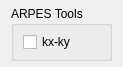
<?xml version="1.0" encoding="UTF-8"?>
<ui version="4.0">
 <class>Tools_ARPESWidget</class>
 <widget class="QWidget" name="Tools_ARPESWidget">
  <property name="geometry">
   <rect>
    <x>0</x>
    <y>0</y>
    <width>122</width>
    <height>51</height>
   </rect>
  </property>
  <property name="windowTitle">
   <string>Form</string>
  </property>
  <layout class="QVBoxLayout" name="verticalLayout">
   <property name="topMargin">
    <number>6</number>
   </property>
   <property name="bottomMargin">
    <number>6</number>
   </property>
   <item>
    <widget class="QGroupBox" name="groupBox">
     <property name="title">
      <string>ARPES Tools</string>
     </property>
     <layout class="QVBoxLayout" name="verticalLayout_2">
      <property name="topMargin">
       <number>6</number>
      </property>
      <property name="bottomMargin">
       <number>6</number>
      </property>
      <item>
       <widget class="QCheckBox" name="kSpaceCheckBox">
        <property name="text">
         <string>kx-ky</string>
        </property>
       </widget>
      </item>
     </layout>
    </widget>
   </item>
  </layout>
 </widget>
 <resources/>
 <connections/>
</ui>
